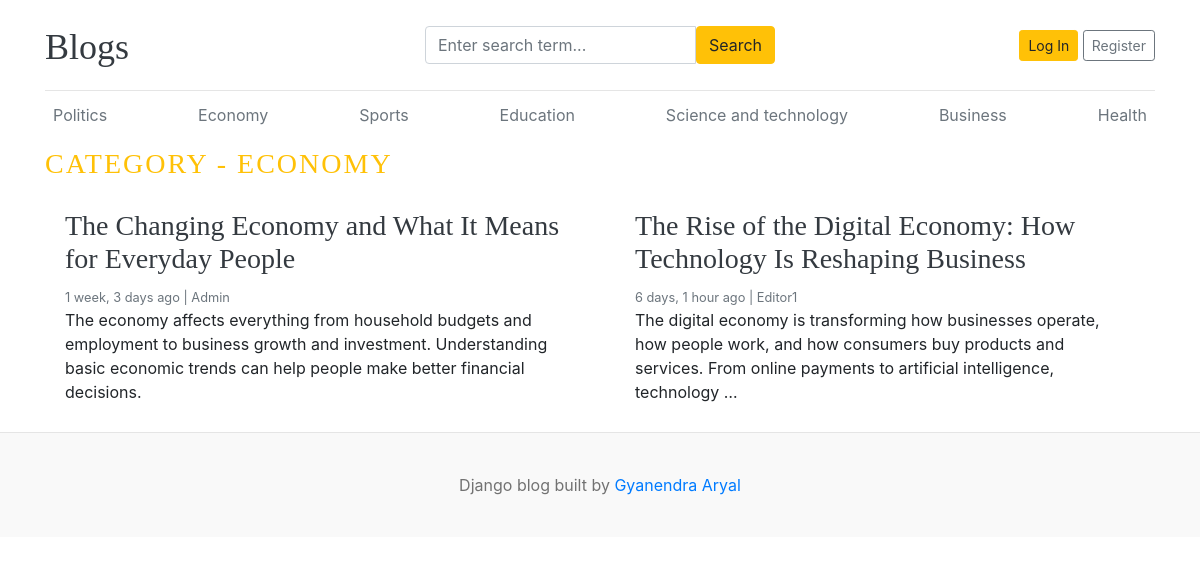
The page /category/2/ on the database as committed earlier.
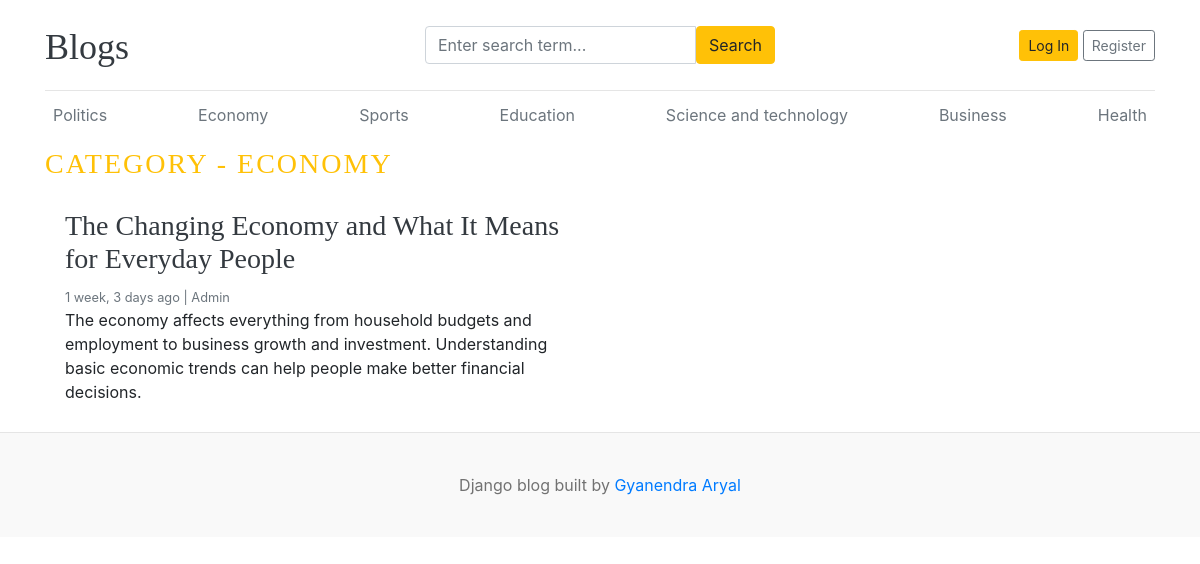
The same page on the database as committed later.
### blogs/models.py (models this page shows)
class Category(models.Model):
    id = models.BigAutoField(primary_key=True)
    category_name = models.CharField(max_length=100, unique=True)
    created_at = models.DateTimeField(auto_now_add=True)
    updated_at = models.DateTimeField(auto_now=True)
    class Meta:
        verbose_name_plural = "categories"
    def __str__(self):
        return self.category_name

class Blog(models.Model):
    STATUS_CHOICES = [
        ("Draft", "DRAFT"),
        ("Published", "PUBLISHED"),
    ]
    id = models.BigAutoField(primary_key=True)
    title = models.CharField(max_length=100)
    slug = models.SlugField(max_length=150, unique=True, blank=True)
    category = models.ForeignKey(Category, on_delete=models.CASCADE)
    author = models.ForeignKey(User, on_delete=models.CASCADE)
    featured_image = models.ImageField(upload_to="uploads/%Y/%m/%d")
    short_description = models.TextField()
    blog_body = models.TextField()
    status = models.CharField(choices=STATUS_CHOICES, default="Draft", max_length=20)
    is_featured = models.BooleanField(default=False)
    created_at = models.DateTimeField(auto_now_add=True)
    updated_at = models.DateTimeField(auto_now=True)
    def __str__(self):
        return self.title

### blogs/views.py (the view)
# urls.py: path("<int:id>/", views.posts_by_category, name="posts_by_category"),
def posts_by_category(request, id):
    posts = Blog.objects.filter(status="Published", category=id)
    print(id, posts)
    category = get_object_or_404(Category, id=id)
    context = {"posts": posts, "category": category}
    return render(request, "post_by_category.html", context)

### blogs/context_processors.py (called while the page is built)
def get_categories(request):
    categories = Category.objects.all()
    return dict(categories=categories)

def get_social_links(request):
    social_links = SocialLink.objects.all()
    return dict(social_links=social_links)

### templates/post_by_category.html
{% extends "base.html" %}
{% block content %}
<h3 class = "text-uppercase text-warning" style = "letter-spacing: 2px;">Category - {{category}} </h3>
  <div class="row mb-2">
    {% if posts %}
    {% for post in posts %}
    <div class="col-md-6">
      <div class="card border-0" >
        <div class="card-body">
          <h3><a href="{% url 'blogs' post.slug%}" class = "text-dark">{{post.title}} </a></h3>
          <small class="mb-1 text-muted">{{post.created_at | timesince}} ago | <span class = "text-capitalize">{{post.author}}</span> </small>
          <p class="card-text">{{post.short_description | truncatewords:25}} </p>
        </div>
      </div>
    </div>
    {% endfor %}
    {% else %}
    <p class = "text-center">No posts Found</p>
    {% endif %}
  </div>
</div>
{% endblock content %}

### templates/base.html (shortened to what this page needs)
{%load static%}
<!DOCTYPE html>
<html lang="en">
<head>
    <link href="https://getbootstrap.com/docs/4.0/dist/css/bootstrap.min.css" rel="stylesheet">
    <link href="{% static 'css/blog.css'%}" rel="stylesheet">
    <link rel="stylesheet" href="https://cdnjs.cloudflare.com/ajax/libs/font-awesome/4.7.0/css/font-awesome.min.css">
  </head>
<body>
    <div class="container">
      <header class="blog-header py-3">
        <div class="row flex-nowrap justify-content-between align-items-center">
          <div class="col-4 pt-1">
            <a class="blog-header-logo text-dark" href="/">Blogs</a>
          </div>
          <div class = "col-4">
            <form action="{% url "search" %}" method="GET">
                <div class="input-group">
                    <input class="form-control" name="keyword" value="{{ keyword }}" type="text" placeholder="Enter search term...">
                    <button type="submit" class="btn btn-warning " id="button-search">Search</button>
                </div>
            </form>
          </div>
          <div class="col-4 d-flex justify-content-end align-items-center">
            {% if not user.is_authenticated %}
            <a class="btn btn-sm btn-warning" href="{% url "login"%}">Log In</a> &nbsp;
            <a class="btn btn-sm btn-outline-secondary" href="{% url 'register'%}">Register</a>
            {% endif %}
          </div>
        </div>
      </header>
      <div class="nav-scroller py-1 mb-2">
        <nav class="nav d-flex justify-content-between">
            {% for cat in categories%}
          <a class="p-2 text-muted" href="{% url 'posts_by_category' cat.id %} ">{{cat}}</a>
          {% endfor %}
        </nav>
      </div>
{% block content %}
{% endblock content %}
<footer class="blog-footer">
    <p>Django blog built by <a href="#">Gyanendra Aryal</a></p>
</footer>
</body>
</html>

Rows that differ between the two databases and show on the page:
removed Blog: title "The Rise of the Digital Economy: How Technology Is Reshaping Business", created_at "6 days, 1 hour", author "Editor1", short_description "The digital economy is transforming how businesses operate, how people work, and how consumers buy products and services. From online payments to artificial intelligence, technology …"
